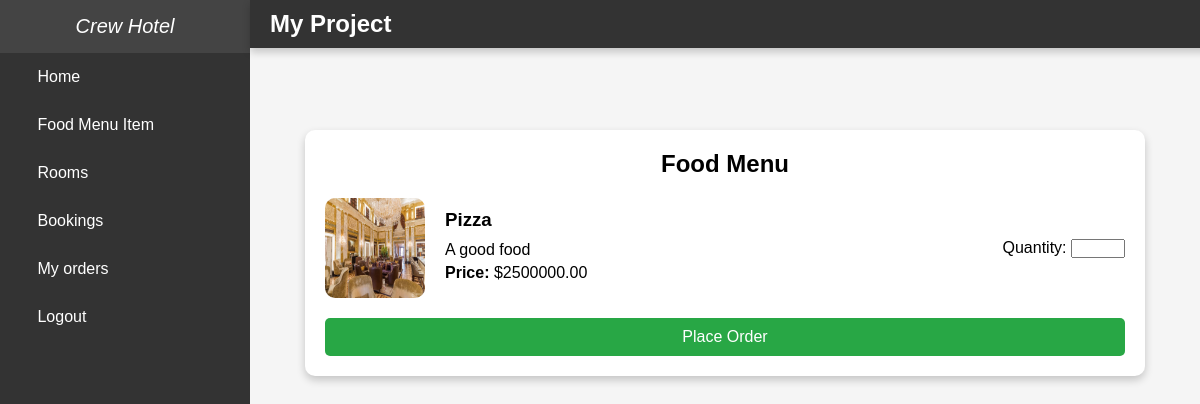
/food_menu/ (signed in), run on an earlier commit of the app's database.
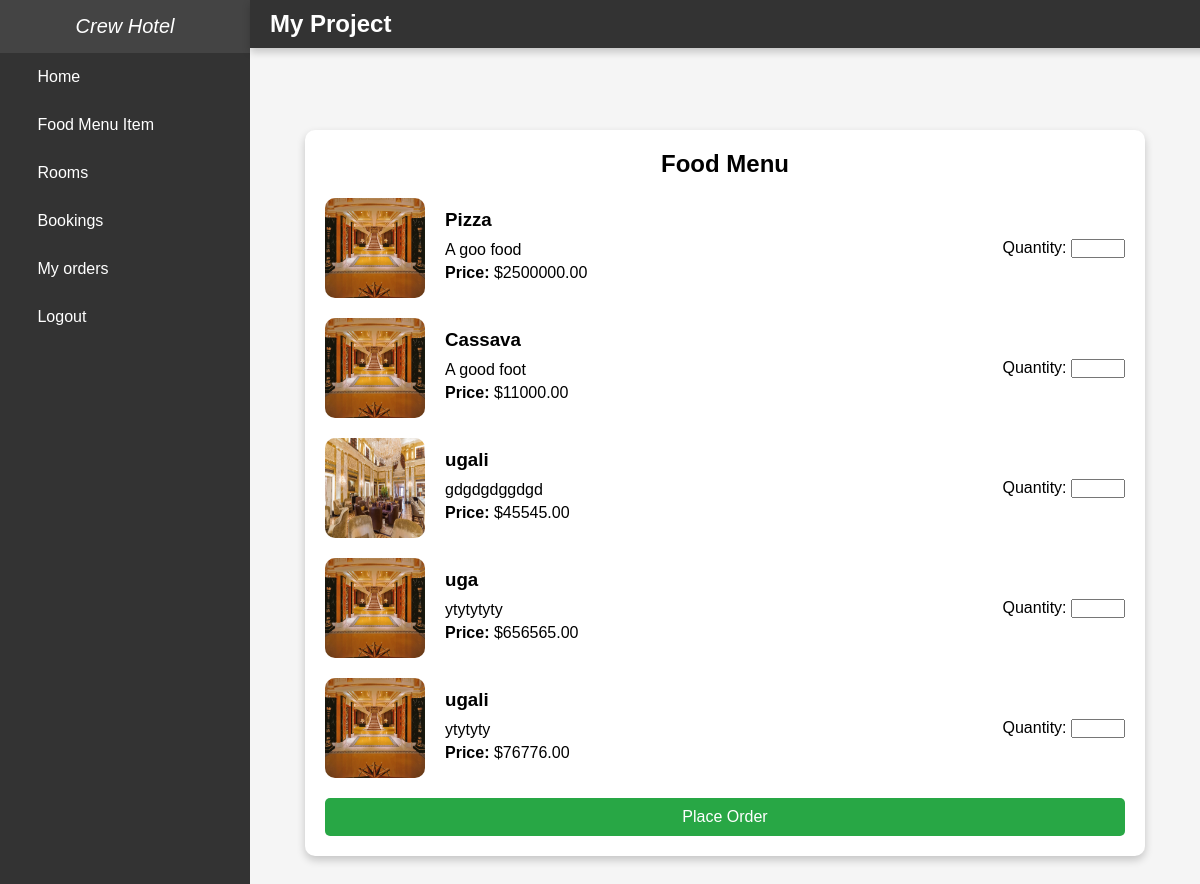
And on a later commit of the database.
### hotel/models.py (models this page shows, shortened)
class FoodItem(models.Model):
    name = models.CharField(max_length=255)
    description = models.TextField(blank=True, null=True)
    price = models.DecimalField(max_digits=10, decimal_places=2)
    is_available = models.BooleanField(default=True)
    image = models.ImageField(upload_to='food_images/', blank=True, null=True)

### hotel/views.py (the view, shortened to what this page needs)
# urls.py: path('food_menu/', views.food_menu, name='food_menu'),
@login_required
def food_menu(request):
    food_items = FoodItem.objects.filter(is_available=True)
    return render(request, 'food_menu.html', {'food_items': food_items})

### templates/food_menu.html (shortened to what this page needs)
{% extends 'side_bar.html'%}
{% block main_b %}
{% load static %}
<!DOCTYPE html>
<html>
<head>
</head>
<body>
    <div class="container">
        <h2>Food Menu</h2>
        <form method="post">
            {% for food_item in food_items %}
            <div class="food-item">
                <img src="{{ food_item.image.url }}" alt="Food Image">
                <div class="details">
                    <h3>{{ food_item.name }}</h3>
                    <p>{{ food_item.description }}</p>
                    <p><strong>Price:</strong> ${{ food_item.price }}</p>
                </div>
                <div>
                    {% if user.is_guest %}
                    <label for="quantity_{{ food_item.id }}">Quantity:</label>
                    <input type="number" id="quantity_{{ food_item.id }}" name="quantities" class="quantity" min="0" required>
                    {% else %}
                    <a class="order-button" href="{% url 'edit_food_item' food_item.id %}">Edit</a>
                    {% endif %}
                </div>
            </div>
            {% endfor %}
            {% if user.is_guest %}
            <button type="submit" class="order-button">Place Order</button>
            {% endif %}
        </form>
    </div>
</body>
</html>
{% endblock %}

What changed in the data, as far as the page shows it:
changed FoodItem "Pizza": image: a different picture; description "A good food" → "A goo food"
added FoodItem: image (picture), name "Cassava", description "A good foot", price "11000.00"
added FoodItem: image (picture), name "ugali", description "gdgdgdggdgd", price "45545.00"
added FoodItem: image (picture), name "uga", description "ytytytyty", price "656565.00"
added FoodItem: image (picture), name "ugali", description "ytytyty", price "76776.00"
